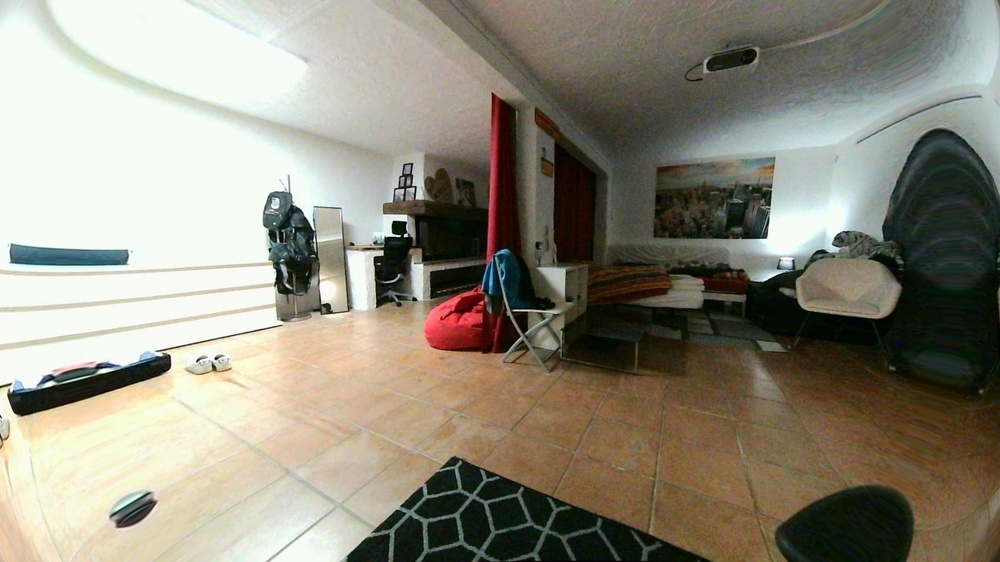
#> input picture TestSoftware/Camera/Calibration/Test_pictures/Depth_2/L.jpg, 1000 x 562 px, shrunk from 1920 x 1080 before the run
$ python Stereo_BM_tuner.py
#> lines starting #> are read from the running program, lines starting #| are printed output that depends on the picture
import numpy as np
import cv2 as cv
import glob
import os

#{"numDisparities":[{"numDisparities":1, "blockSize":2, ....}, {"numDisparities":2, "blockSize":2, ....} ] , "blockSize":[....]   }

f1 = "Test_pictures/Depth_1/"
f2 = "Test_pictures/Depth_2/"


#NOTE change this
iterating_values_name = "numDisparities"
folder = f2
# ---------------

#Processing images
left = cv.imread(folder+"L.jpg")
#> left is the input picture: shape (562, 1000, 3); mean B, G, R 124.8, 139.3, 143.8
right = cv.imread(folder+"R.jpg")
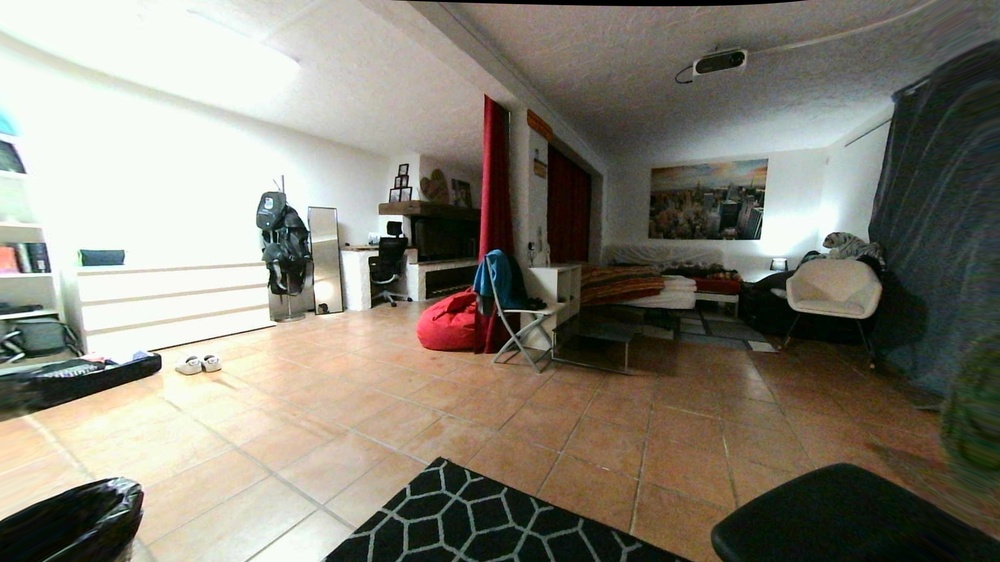
#> input picture TestSoftware/Camera/Calibration/Test_pictures/Depth_2/R.jpg, 1000 x 562 px, shrunk from 1920 x 1080 before the run
#> right is the input picture: shape (562, 1000, 3); mean B, G, R 117.3, 129.3, 133.5
gray_left = cv.cvtColor(left, cv.COLOR_BGR2GRAY)
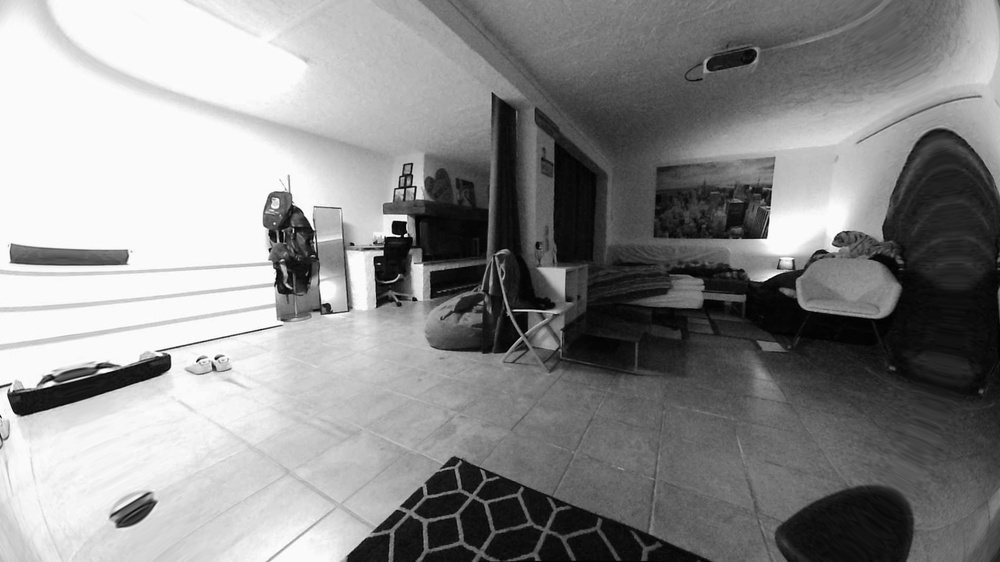
#> gray_left: shape (562, 1000); min 0, max 255, mean 139.1
gray_right = cv.cvtColor(right, cv.COLOR_BGR2GRAY)
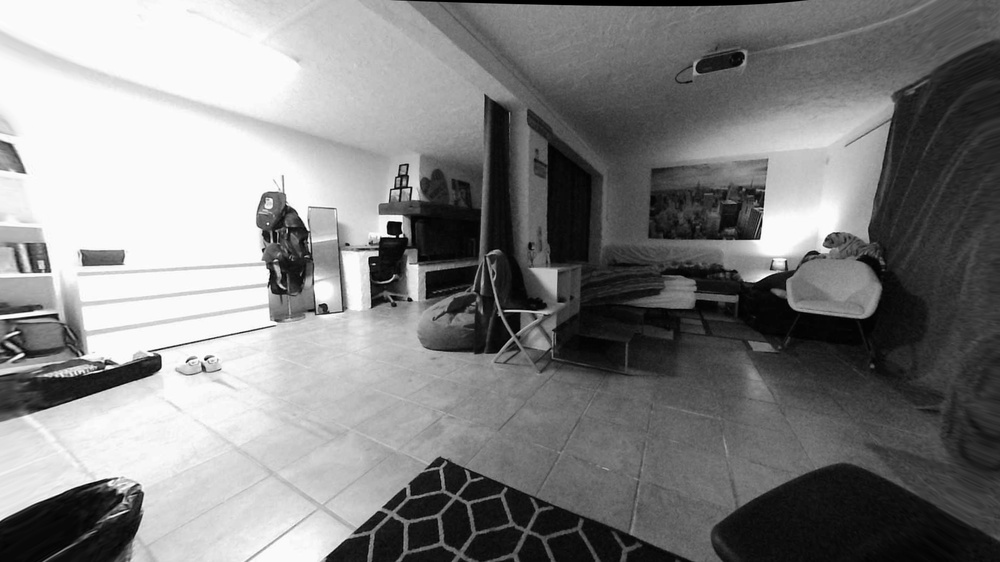
#> gray_right: shape (562, 1000); min 0, max 255, mean 129.2

dic = {}

numDisparities_values = [x*16 for x in range(1,17)] #64, S1
blockSize_values = [x*2 + 5 for x in range(5,51)] #21, S2
preFilterType_values = [0,1]
preFilterSize_values = [x*2 + 5 for x in range(0,26)] #9
preFilterCap_values = [x for x in range(1,63)]
textureThreshold_values = [x for x in range(10,101)] #, change rien
uniquenessRatio_values = [x for x in range(0,101)] #15, S3 18 is good

# [4 lines of commented-out code are left out]
speckleRange_values = [x for x in range(8,12)] #0, change rien
speckleWindowSize_values = [x*4 for x in range(0,13)] #0,
# speckle_range_size_values = [[8,36],[9,40],[11,36],[11,44],[11,48]]

disp12MaxDiff_values = [x for x in range(-1,26)] #-1, S4
minDisparity_values = [x for x in range(0,12)] #0, S5
# print(len(numDisparities_values)*len(blockSize_values)*len(preFilterType_values)*len(preFilterSize_values)*len(preFilterCap_values)*len(textureThreshold_values)*len(uniquenessRatio_values)*len(speckleRange_values)*len(speckleWindowSize_values)*len(disp12MaxDiff_values)*len(minDisparity_values))

# S7 combined
#8, 28
#8, 40

# S8 x, 40 après 20 change plus rien

# S9, x, 36 change rien après 12 (x=[0,16])
#speckle range above 12

# S10 final smaple for speckle range and widowsize 5 parametre
# speckleRange 11  speckleWindowSize36
# speckleRange 9  speckleWindowSize40
# speckleRange 8  speckleWindowSize36
# speckleRange 11  speckleWindowSize44
# speckleRange 11  speckleWindowSize48


if iterating_values_name == "numDisparities":
    iterating_values = numDisparities_values
elif iterating_values_name == "blockSize":
    iterating_values = blockSize_values
elif iterating_values_name == "preFilterType":
    iterating_values =  preFilterType_values
elif iterating_values_name == "preFilterSize":
    iterating_values = preFilterSize_values
elif iterating_values_name == "preFilterCap":
    iterating_values = preFilterCap_values
elif iterating_values_name == "textureThreshold":
    iterating_values = textureThreshold_values
elif iterating_values_name == "uniquenessRatio":
    iterating_values = uniquenessRatio_values
elif iterating_values_name == "speckleRange":
    iterating_values = speckleRange_values
elif iterating_values_name == "speckleWindowSize":
    iterating_values = speckleWindowSize_values
elif iterating_values_name == "disp12MaxDiff":
    iterating_values = disp12MaxDiff_values
elif iterating_values_name == "minDisparity":
    iterating_values = minDisparity_values
else:
    assert 1==0,"not the right key word"


stereo = cv.StereoBM_create()
print("default "+str(stereo.getPreFilterCap()))

depth_list = []

for value  in iterating_values:

    stereo.setNumDisparities(32) #best:80, ok:96,....with prefilter 32,48,64
    stereo.setBlockSize(23) #23,21,19

    """Parameters with prefilter on = 0"""
    stereo.setPreFilterType(0) #0 and 1 is good but different
    stereo.setPreFilterSize(25)#25 is average,13 à 39 si ok
    stereo.setPreFilterCap(13)#12 or 13 is ok but a bit random

    # stereo.setTextureThreshold(50) #changes nearly nothing
    stereo.setUniquenessRatio(16) #16 more or less 5, ... try with 1

    stereo.setSpeckleRange(11) #look couple val but min 8, 12 for sure
    stereo.setSpeckleWindowSize(44) #look couple val

    stereo.setDisp12MaxDiff(1) #-1,0,1
    stereo.setMinDisparity(4) #3is best,0 à 5 ...even with prefilter but higher can be tolerable


    # stereo.setUniquenessRatio(18)
    # stereo.setDisp12MaxDiff(1)

    #S6 with speckcle range 10


    if iterating_values_name == "numDisparities":
        stereo.setNumDisparities(value)
    elif iterating_values_name == "blockSize":
        stereo.setBlockSize(value)
    elif iterating_values_name == "preFilterType":
        print("eeeeeeeeeeeeeeeeeeeeeeeeeeeeeeeeeuhhhhhhhhhhhhhhhh")
        stereo.setPreFilterType(value)
    elif iterating_values_name == "preFilterSize":
        stereo.setPreFilterSize(value)
    elif iterating_values_name == "preFilterCap":
        stereo.setPreFilterCap(value)
    elif iterating_values_name == "textureThreshold":
        stereo.setTextureThreshold(value)
    elif iterating_values_name == "uniquenessRatio":
        stereo.setUniquenessRatio(value)
    elif iterating_values_name == "speckleRange":
        stereo.setSpeckleRange(value)
    elif iterating_values_name == "speckleWindowSize":
        stereo.setSpeckleWindowSize(value)
    elif iterating_values_name == "disp12MaxDiff":
        stereo.setDisp12MaxDiff(value)
    elif iterating_values_name == "minDisparity":
        stereo.setMinDisparity(value)
    else:
        assert 1==0,"not the right key word"


    depth = stereo.compute(gray_left, gray_right)
    numDisparities = stereo.getNumDisparities()
    minDisparity = stereo.getMinDisparity()
    depth = (depth/16.0 - minDisparity)/numDisparities

    depth_list.append({ "numDisparities":stereo.getNumDisparities(),
                        "blockSize":stereo.getBlockSize(),
                        "preFilterType":stereo.getPreFilterType(),
                        "preFilterSize":stereo.getPreFilterSize(),
                        "preFilterCap":stereo.getPreFilterCap(),
                        "textureThreshold":stereo.getTextureThreshold(),
                        "uniquenessRatio":stereo.getUniquenessRatio(),
                        "speckleRange":stereo.getSpeckleRange(),
                        "speckleWindowSize":stereo.getSpeckleWindowSize(),
                        "disp12MaxDiff":stereo.getDisp12MaxDiff(),
                        "minDisparity":stereo.getMinDisparity(),
                        "frame":depth})
#> this loop made 16 passes
#> pass 1, `depth = stereo.compute(gray_left, gray_right)`:
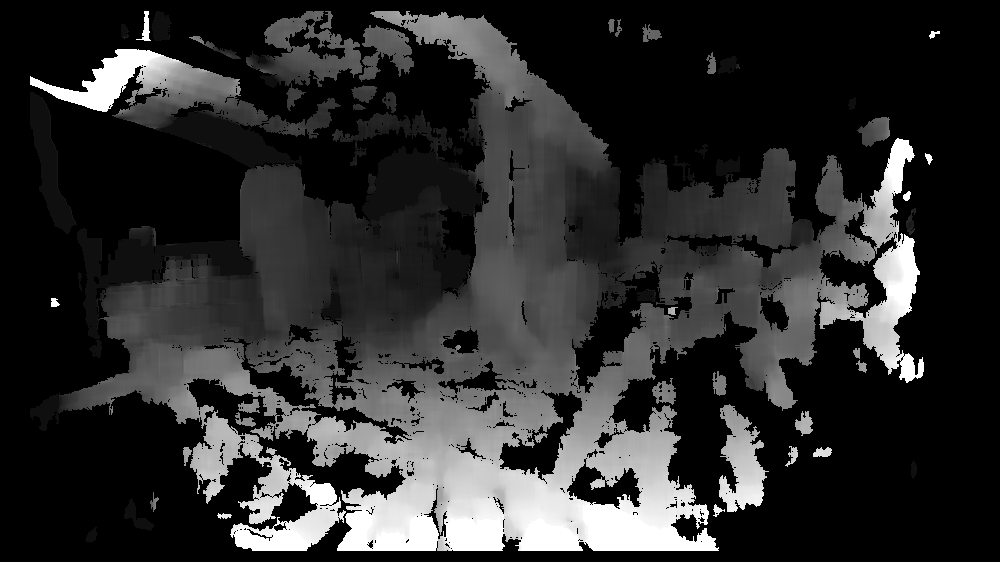
#> depth: shape (562, 1000) int16; min 48, max 304, mean 93.7; drawn with min black and max white
#> after the loop:
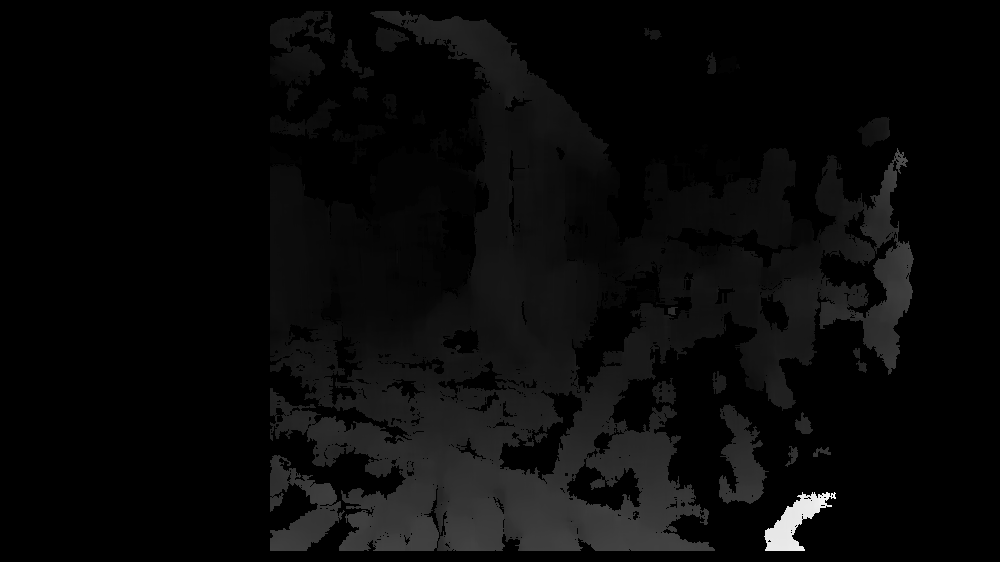
#> depth: shape (562, 1000) float64; min -0.00391, max 0.26, mean 0.00562; drawn with min black and max white
#> after the loop, depth_list = 16 items

dic[iterating_values_name] = []
depth_to_be_saved = []
depth_already_saved = []
# depth_list_name = [iterating_values_name+" "+str(depth[iterating_values_name]) for depth in depth_list]
depth_list_name = ["speckleRange"+" "+str(depth["speckleRange"])+"  speckleWindowSize"+str(depth["speckleWindowSize"]) for depth in depth_list]
#> depth_list_name = 16 items
cv.namedWindow('disp',cv.WINDOW_AUTOSIZE)
key  = 0
im_id = 0

while key != 101:
    key = cv.waitKey(50)
#> (key Esc is pressed here)
    if key == 100: #d
        im_id += 1
        if im_id >=len(depth_list):
            im_id = len(depth_list)-1

    elif key == 113:#q
        im_id -= 1
        if im_id < 0:
            im_id = 0

    elif key == 115: #s
        if not(im_id in depth_already_saved):
            depth_to_be_saved.append(depth_list[im_id])
            depth_already_saved.append(im_id)

    if key != -1:
        imOut = depth_list[im_id]["frame"]
        text = "num:"+str(depth_list[im_id]["numDisparities"])+", block:"+str(depth_list[im_id]["blockSize"])+", filter:"+str(depth_list[im_id]["preFilterType"])+", f_Sz:"+str(depth_list[im_id]["preFilterSize"])+", f_Cap:"+str(depth_list[im_id]["preFilterCap"])+", texture:"+str(depth_list[im_id]["textureThreshold"])+", uRatio"+str(depth_list[im_id]["uniquenessRatio"])+", sp_Range:"+str(depth_list[im_id]["speckleRange"])+", sp_Sz:"+str(depth_list[im_id]["speckleWindowSize"])+", disp:"+str(depth_list[im_id]["disp12MaxDiff"])+", min:"+str(depth_list[im_id]["minDisparity"])
        cv.putText(imOut,text,(20,50),cv.FONT_HERSHEY_COMPLEX,1,(255,255,255),2)
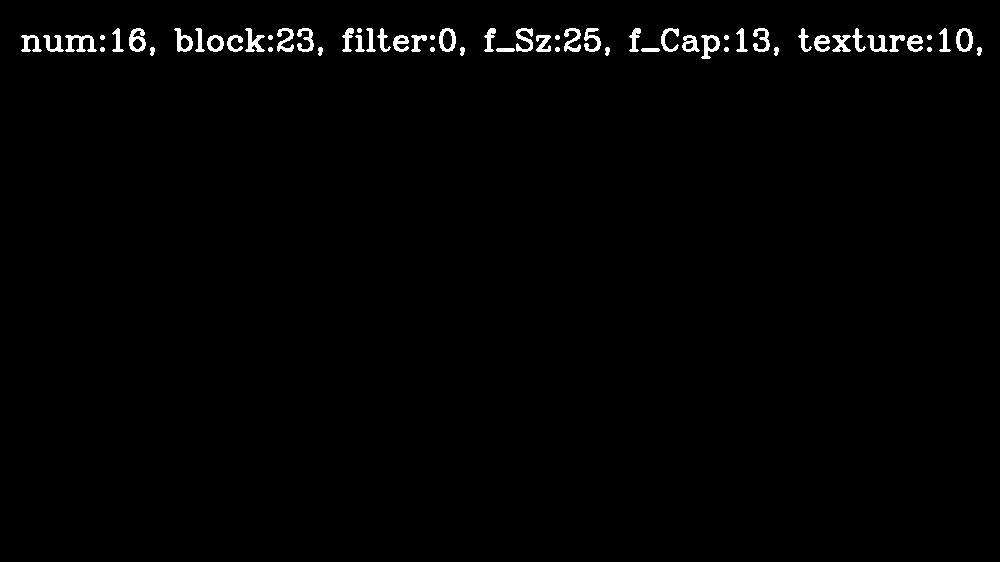
#> imOut: shape (562, 1000) float64; min -0.0625, max 255, mean 3.4; drawn with min black and max white
        cv.imshow("disp",imOut)
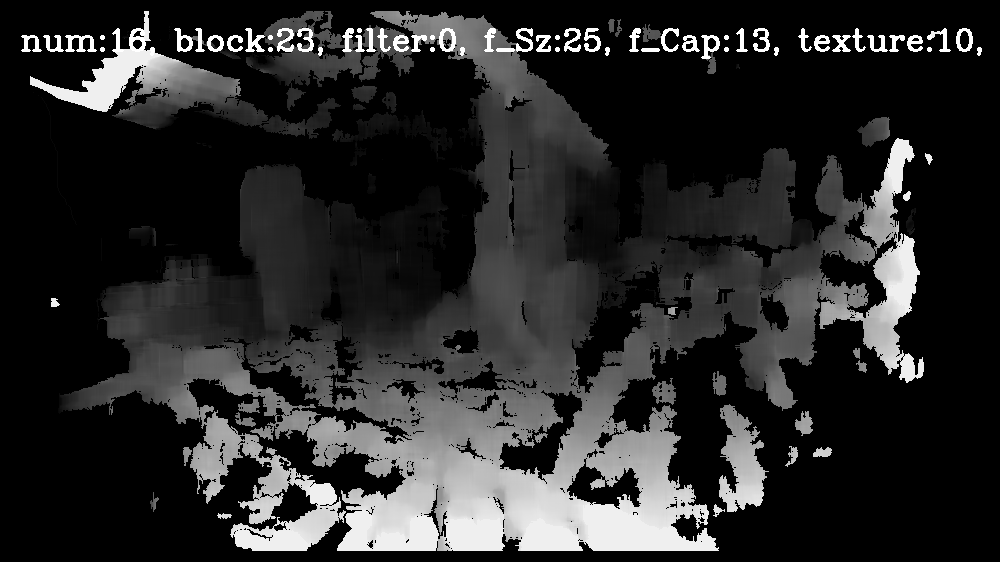
#> window 'disp': shape (562, 1000); min 0, max 255, mean 41.4

cv.destroyAllWindows()
if len(depth_to_be_saved)>0:
    print(str(len(depth_to_be_saved))+" parameters saved")
    for i in depth_already_saved:
        print(depth_list_name[i])

    dic[iterating_values_name] = depth_to_be_saved
    existing_folders = glob.glob(folder+"Depth/*")
    new_folder = folder+"Depth/Sample_"+str(len(existing_folders)+1)
    os.mkdir(new_folder)
    np.savez_compressed(new_folder+"/"+iterating_values_name+".npz",depth_dic=dic)
    print("Frames saved at "+new_folder)
